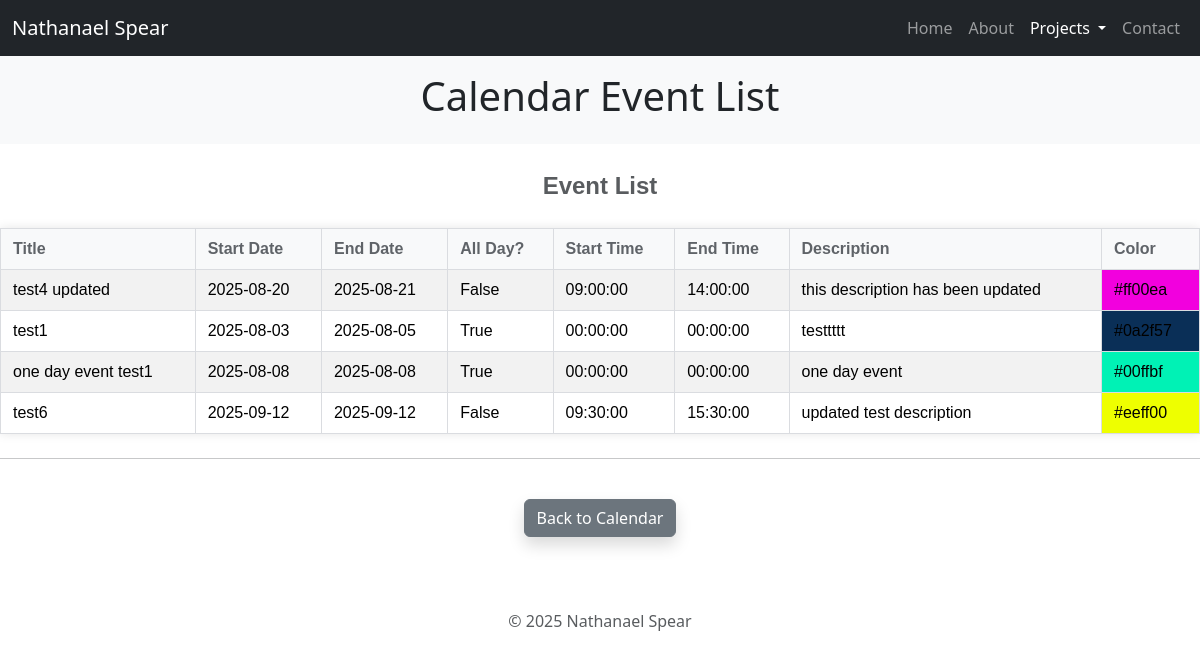
The page /projects/schedulingCalendar/eventViewer on the database its author committed.
### models.py (models this page shows, shortened)
class ScheduleEventList(db.Model):
    id = db.Column(db.Integer, primary_key = True)
    title = db.Column(db.String(200), nullable = False)
    start_date = db.Column(db.Date, nullable = False)
    end_date = db.Column(db.Date, nullable = True)
    start_time = db.Column(db.Time, nullable = True)
    end_time = db.Column(db.Time, nullable = True)
    all_day = db.Column(db.Boolean, nullable = False, default = False)
    description = db.Column(db.String(500), nullable = True)
    url = db.Column(db.String(200), nullable = True)
    color = db.Column(db.String(7), default = "#007bff")
    class_name = db.Column(db.String(50), nullable = True)

### routes/projects.py (the view)
@projects_bp.route('/schedulingCalendar/eventViewer', methods = ['GET'])
def eventViewer_Page():
    events = ScheduleEventList.query.all()
    return render_template('projects/schedulerproject/eventViewer.html', active_page = 'schedulingCalendar', events = events)

### app.py (called while the page is built)
@app.context_processor
def inject_user():
    return {'current_user': current_user}

### templates/projects/schedulerproject/eventViewer.html (shortened to what this page needs)
{% extends "base.html" %}
{% block content %}
    <div class='py-3 bg-light'>
        <h1 class="text-center">Calendar Event List</h1>
    </div>
    <div class="fade-in">
        <div id="event-table-container">
            <table class="table table-striped table-hover caption-top spreadsheet-table mb-4">
                <caption class="text-center fs-4 fw-bold mb-3 mt-3">Event List</caption>
                <thead>
                    <tr>
                        <th class="sort" data-sort="title">Title</th>
                        <th class="sort" data-sort="start_date">Start Date</th>
                        <th class="sort" data-sort="end_date">End Date</th>
                        <th class="sort" data-sort="all_day">All Day?</th>
                        <th class="sort" data-sort="start_time">Start Time</th>
                        <th class="sort" data-sort="end_time">End Time</th>
                        <th class="sort" data-sort="description">Description</th>
                        <th class="sort" data-sort="color">Color</th>
                    </tr>
                </thead>
                <tbody class="list">
                    {% for event in events %}
                    <tr>
                        <td class="title">{{ event.title }}</td>
                        <td class="start_date">{{ event.start_date }}</td>
                        <td class="end_date">{{ event.end_date }}</td>
                        <td class="all_day">{{ event.all_day }}</td>
                        <td class="start_time">{{ event.start_time }}</td>
                        <td class="end_time">{{ event.end_time }}</td>
                        <td class="description">{{ event.description }}</td>
                        <td style="{% if event.color %}background-color: {{ event.color }};{% endif %}" class="color">{{ event.color if event.color else 'No Color' }}</td>
                    </tr>
                    {% endfor %}
                </tbody>
            </table>
        </div>
        <hr>
        <div class="d-flex justify-content-center">
            <button class="btn btn-secondary mt-4 shadow" id="back-to-calendar-btn">
                Back to Calendar
            </button>
        </div>
    </div>
{% endblock %}

### templates/base.html (shortened to what this page needs)
<!DOCTYPE html>
<html lang="en">
<head>
  <link href="https://cdn.jsdelivr.net/npm/bootstrap@5.3.7/dist/css/bootstrap.min.css" rel="stylesheet">
  <link rel="stylesheet" href="https://cdn.jsdelivr.net/npm/bootstrap-icons@1.13.1/font/bootstrap-icons.min.css">
  <link rel="stylesheet" type='text/css' href="https://cdn.jsdelivr.net/gh/devicons/devicon@latest/devicon.min.css" />
  <link rel="stylesheet" href="https://cdnjs.cloudflare.com/ajax/libs/font-awesome/6.4.0/css/all.min.css">
  <link rel="stylesheet" href="https://cdn.jsdelivr.net/npm/flatpickr/dist/flatpickr.min.css">
  <link rel="stylesheet" href="{{ url_for('static', filename='css/style.css') }}">
</head>
<body>
<nav class="navbar navbar-expand-lg navbar-dark bg-dark">
  <div class="container-fluid">
    <a class="navbar-brand" href="/contact">Nathanael Spear</a>
    <div class="collapse navbar-collapse" id="navbarNav">
      <ul class="navbar-nav ms-auto">
        <li class="nav-item">
          <a class="nav-link {% if active_page == 'home' %}active{% endif %}" href="{{ url_for('pages.home_page') }}">Home</a>
        </li>
        <li class="nav-item">
          <a class="nav-link {% if active_page == 'about' %}active{% endif %}" href="{{ url_for('pages.about_page') }}">About</a>
        </li>
		<li class="nav-item dropdown">
			<a class="nav-link {% if active_page in ['projectOverview', 'taskManager', 'schedulingCalendar', 'blog'] %}active{% endif %} dropdown-toggle" href="#" id="navbarDropdown" role="button" data-bs-toggle="dropdown" aria-expanded="false">
			Projects
			</a>
		</li>
        <li class="nav-item">
          <a class="nav-link {% if active_page == 'contact' %}active{% endif %}" href="{{ url_for('pages.contact_page') }}">Contact</a>
        </li>
      </ul>
    </div>
  </div>
</nav>
{% block content %}{% endblock %}
{% block footerreplace %}
	<footer class="text-center mt-5 mb-3 text-muted">
    <br>
	  © 2025 Nathanael Spear
	</footer>
{% endblock %}
</body>
</html>

### static/css/style.css (style rules this page uses)
th, td { border: 2px, solid, black; }

### templates/projects/schedulerproject/eventViewer.html (style rules this page uses)
.spreadsheet-table { border-collapse: collapse; font-family: Arial, sans-serif; box-shadow: 0 0 10px rgba(0, 0, 0, 0.1); }
.spreadsheet-table thead th, .spreadsheet-table tbody td { border: 1px solid #dadce0; padding: 8px 12px; }
.spreadsheet-table thead th { background-color: #f8f9fa; font-weight: bold; color: #5f6368; }
.spreadsheet-table tbody tr:nth-child(even) { background-color: #fcfcfc; }
.spreadsheet-table, .spreadsheet-table thead, .spreadsheet-table tbody { border-radius: 0; }
.fade-in { opacity: 0; animation: fadeIn 1.2s ease-in forwards; }
.sort { cursor: pointer; text-decoration: none; }

### rows shown on the page
ScheduleEventList: title "test4 updated", start_date "2025-08-20", end_date "2025-08-21", all_day "False", start_time "09:00:00", end_time "14:00:00", description "this description has been updated", color "#ff00ea"
ScheduleEventList: title "test1", start_date "2025-08-03", end_date "2025-08-05", all_day "True", start_time "00:00:00", end_time "00:00:00", description "testtttt", color "#0a2f57"
ScheduleEventList: title "one day event test1", start_date "2025-08-08", end_date "2025-08-08", all_day "True", start_time "00:00:00", end_time "00:00:00", description "one day event", color "#00ffbf"
ScheduleEventList: title "test6", start_date "2025-09-12", end_date "2025-09-12", all_day "False", start_time "09:30:00", end_time "15:30:00", description "updated test description", color "#eeff00"
